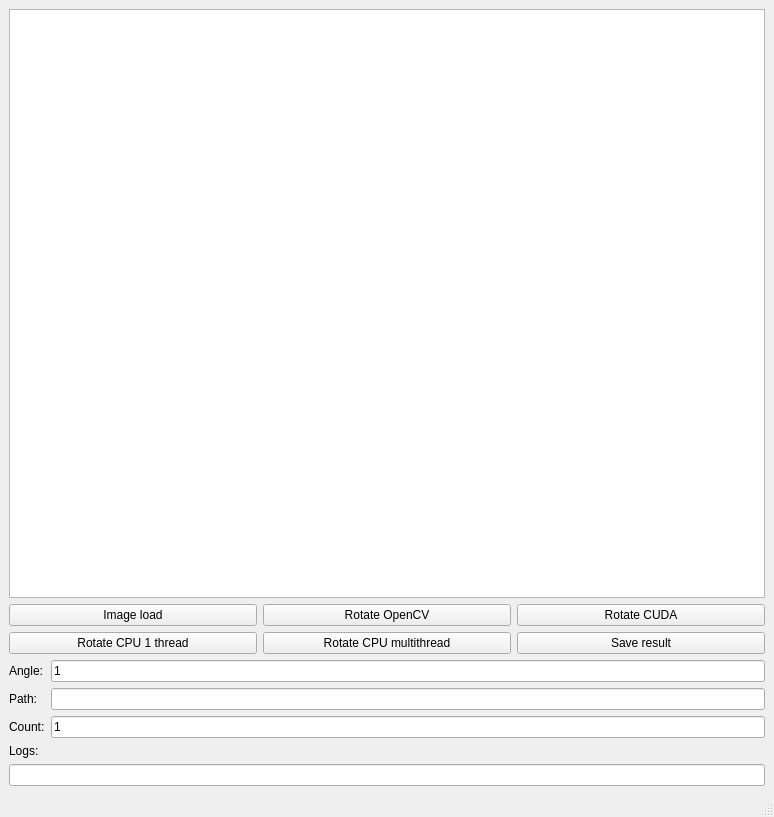
<?xml version="1.0" encoding="UTF-8"?>
<ui version="4.0">
 <class>ImgTestGui</class>
 <widget class="QMainWindow" name="ImgTestGui">
  <property name="geometry">
   <rect>
    <x>0</x>
    <y>0</y>
    <width>774</width>
    <height>817</height>
   </rect>
  </property>
  <property name="windowTitle">
   <string>[SANDBOX] Affine benchmark</string>
  </property>
  <widget class="QWidget" name="centralwidget">
   <layout class="QVBoxLayout" name="verticalLayout_2">
    <item>
     <layout class="QVBoxLayout" name="verticalLayout">
      <item>
       <widget class="QGraphicsView" name="graphicsView"/>
      </item>
      <item>
       <layout class="QGridLayout" name="gridLayout">
        <item row="1" column="0">
         <widget class="QPushButton" name="pushButton_4">
          <property name="text">
           <string>Rotate CPU 1 thread</string>
          </property>
         </widget>
        </item>
        <item row="1" column="1">
         <widget class="QPushButton" name="pushButton_5">
          <property name="text">
           <string>Rotate CPU multithread</string>
          </property>
         </widget>
        </item>
        <item row="1" column="2">
         <widget class="QPushButton" name="pushButton_6">
          <property name="text">
           <string>Save result</string>
          </property>
         </widget>
        </item>
        <item row="0" column="0">
         <widget class="QPushButton" name="pushButton">
          <property name="text">
           <string>Image load</string>
          </property>
         </widget>
        </item>
        <item row="0" column="1">
         <widget class="QPushButton" name="pushButton_2">
          <property name="text">
           <string>Rotate OpenCV</string>
          </property>
         </widget>
        </item>
        <item row="0" column="2">
         <widget class="QPushButton" name="pushButton_3">
          <property name="text">
           <string>Rotate CUDA</string>
          </property>
         </widget>
        </item>
       </layout>
      </item>
      <item>
       <layout class="QFormLayout" name="formLayout_2">
        <property name="fieldGrowthPolicy">
         <enum>QFormLayout::AllNonFixedFieldsGrow</enum>
        </property>
        <item row="0" column="0">
         <widget class="QLabel" name="label_5">
          <property name="text">
           <string>Angle:</string>
          </property>
         </widget>
        </item>
        <item row="0" column="1">
         <widget class="QLineEdit" name="lineEdit">
          <property name="text">
           <string>1</string>
          </property>
         </widget>
        </item>
        <item row="1" column="0">
         <widget class="QLabel" name="label_7">
          <property name="text">
           <string>Path:</string>
          </property>
         </widget>
        </item>
        <item row="1" column="1">
         <widget class="QLineEdit" name="lineEdit_3"/>
        </item>
        <item row="2" column="0">
         <widget class="QLabel" name="label_6">
          <property name="text">
           <string>Count:</string>
          </property>
         </widget>
        </item>
        <item row="2" column="1">
         <widget class="QLineEdit" name="lineEdit_2">
          <property name="text">
           <string>1</string>
          </property>
         </widget>
        </item>
       </layout>
      </item>
      <item>
       <widget class="QLabel" name="label">
        <property name="text">
         <string>Logs:</string>
        </property>
       </widget>
      </item>
      <item>
       <widget class="QLineEdit" name="lineEdit_4"/>
      </item>
     </layout>
    </item>
   </layout>
  </widget>
  <widget class="QMenuBar" name="menubar">
   <property name="geometry">
    <rect>
     <x>0</x>
     <y>0</y>
     <width>774</width>
     <height>25</height>
    </rect>
   </property>
  </widget>
  <widget class="QStatusBar" name="statusbar"/>
 </widget>
 <resources/>
 <connections/>
</ui>
